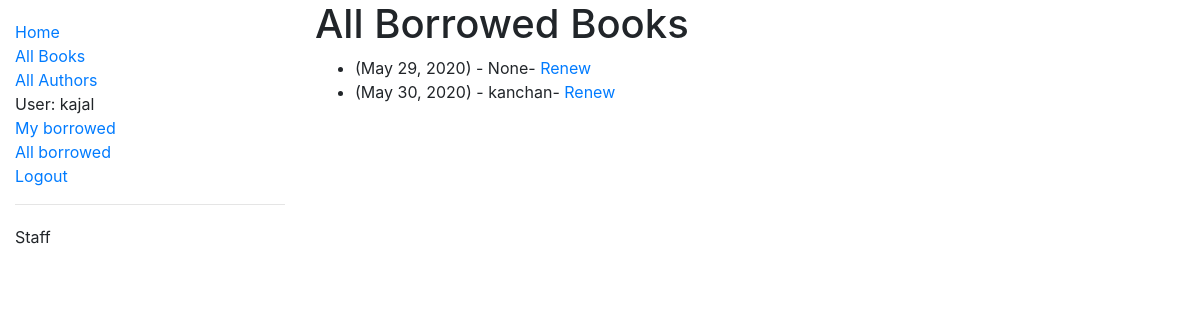
Page /catalog/borrowed/ (signed in) on the committed database.
### catalog/models.py (models this page shows, shortened)
class BookInstance(models.Model):
    id = models.UUIDField(primary_key=True, default=uuid.uuid4, help_text='Unique ID for this particular book across whole library')
    book = models.ForeignKey('Book', on_delete=models.SET_NULL, null=True)
    imprint = models.CharField(max_length=200)
    due_back = models.DateField(null=True, blank=True)
    borrower = models.ForeignKey(User, on_delete=models.SET_NULL, null=True, blank=True)
    LOAN_STATUS = (
        ('m', 'Maintenance'),
        ('o', 'On loan'),
        ('a', 'available'),
        ('r', 'reserved'),
    )
    status = models.CharField(
        max_length=1,
        choices=LOAN_STATUS,
        blank=True,
        default='m',
        help_text='Book availability',
    )
    @property
    def is_overdue(self):
        if self.due_back and date.today() > self.due_back:
            return True
        return False
    class Meta:
        ordering = ['due_back']
        permissions = (("can_mark_returned", "Set book as returned"),)

### catalog/views.py (the view)
# urls.py: path(r'borrowed/', views.LoanedBookAllListView.as_view(), name='all-borrowed'),
class LoanedBookAllListView(PermissionRequiredMixin, generic.ListView):
    model = BookInstance
    permission_required = 'catalog.can_mark_returned'
    template_name = 'catalog/bookinstance_list_borrowed_all.html'
    paginate_by = 10
    def get_queryset(self):
        return BookInstance.objects.filter(status__exact='o').order_by('due_back')

### catalog/templates/catalog/bookinstance_list_borrowed_all.html
{% extends 'base_generic.html' %}
{% block content %}
    <h1>All Borrowed Books</h1>
    {% if bookinstance_list %}
        <ul>
            {% for bookinst in bookinstance_list %}
                <li class="{% if bookinst.is_overdue %}text-danger{% endif %}">
                    <a href="{% url 'book-detail' bookinst.book.pk %}">{{bookinst.bok.title}}</a> ({{ bookinst.due_back }}) {% if user.is_staff %}- {{ bookinst.borrower }}{% endif %}{% if perms.catalog.can_mark_returned %}- <a href="{% url 'renew-book-librarian' bookinst.id %}">Renew</a> {% endif %}
            {% endfor %}
        </ul>
    {% else %}
        <p>There are no books borrowed.</p>
    {% endif %}
{% endblock content %}

### catalog/templates/base_generic.html (shortened to what this page needs)
<!DOCTYPE html>
<html lang="en">
<head>
    <link rel="stylesheet" href="https://stackpath.bootstrapcdn.com/bootstrap/4.1.3/css/bootstrap.min.css">
    {% load static %}
    <link rel="stylesheet" href={% static 'css/styles.css' %}>
</head>
<body>
    <div class="container-fluid">
        <div class="row">
            <div class="col-sm-3">
                {% block sidebar %}
                <ul class="sidebar-nav">
                    <li><a href="{% url 'index' %}">Home</a></li>
                    <li><a href="{% url 'books' %}">All Books</a></li>
                    <li><a href="{% url 'authors' %}">All Authors</a></li>
                    {% if user.is_authenticated %}
                        <li>User: {{ user.get_username }}</li>
                        <li><a href="{% url 'my-borrowed' %}">My borrowed</a></li>
                        <li><a href="{% url 'all-borrowed' %}">All borrowed</a></li>
                        <li><a href="{% url 'logout' %}?next={{request.path}}">Logout</a></li>
                    {% else %}
                        <li><a href="{% url 'login' %}?next={{request.path}}">Login</a></li>
                    {% endif %}
                    {% endblock %}
                </ul>
                {% if user.is_staff %}
                    <hr/>
                    <ul class="sidebar-nav">
                        <li>Staff</li>
                    </ul>
                {% endif %}
            </div>
            <div class="col-sm-9">
                {% block content %}{% endblock %}
            </div>
        </div>
    </div>
</body>
</html>

### catalog/static/css/styles.css (style rules this page uses)
.sidebar-nav { margin-top: 20px; padding: 0; list-style: none; }

### rows in the picture
BookInstance: due_back "May 29, 2020", borrower "None"
BookInstance: due_back "May 30, 2020", borrower "kanchan"

### other values in the picture
{{ user.get_username }} "kajal"
